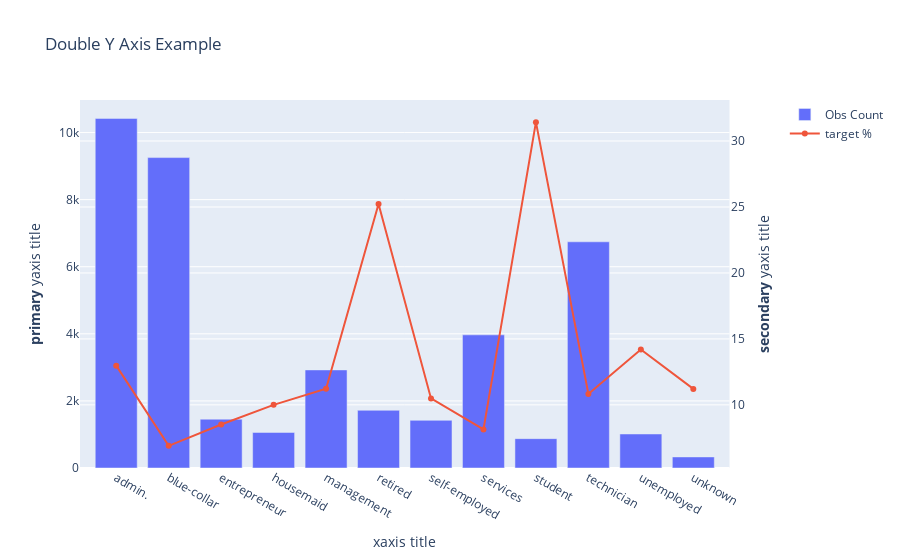

The notebook cell saved with this chart:
### Code cell
from plotly.subplots import make_subplots

# Create figure with secondary y-axis
fig = make_subplots(specs=[[{"secondary_y": True}]])

# Add traces
fig.add_trace(
    go.Bar(name='Obs Count', x=df[df['Var']=='job']['lvl'], y=df[df['Var']=='job']['Obs']),
    secondary_y=False,
)

fig.add_trace(
    go.Scatter(name='target %', x=df[df['Var']=='job']['lvl'], y=df[df['Var']=='job']['target_1_%']),
    secondary_y=True,
)

# Add figure title
fig.update_layout(
    title_text="Double Y Axis Example"
)

# Set x-axis title
fig.update_xaxes(title_text="xaxis title")

# Set y-axes titles
fig.update_yaxes(title_text="<b>primary</b> yaxis title", secondary_y=False)
fig.update_yaxes(title_text="<b>secondary</b> yaxis title", secondary_y=True)

fig.show()

### Figure 1 — Plotly figure (JSON) as saved in the notebook; plotly's stock layout.template omitted (floating-point values rounded to 4 significant figures)
{"data": [{"name": "Obs Count", "type": "bar", "x": ["admin.", "blue-collar", "entrepreneur", "housemaid", "management", "retired", "self-employed", "services", "student", "technician", "unemployed", "unknown"], "xaxis": "x", "y": [10422, 9254, 1456, 1060, 2924, 1720, 1421, 3969, 875, 6743, 1014, 330], "yaxis": "y"}, {"name": "target %", "type": "scatter", "x": ["admin.", "blue-collar", "entrepreneur", "housemaid", "management", "retired", "self-employed", "services", "student", "technician", "unemployed", "unknown"], "xaxis": "x", "y": [12.97, 6.894, 8.516, 10, 11.22, 25.23, 10.49, 8.138, 31.43, 10.83, 14.2, 11.21], "yaxis": "y2"}], "layout": {"title": {"text": "Double Y Axis Example"}, "xaxis": {"anchor": "y", "domain": [0, 0.94], "title": {"text": "xaxis title"}}, "yaxis": {"anchor": "x", "domain": [0, 1], "title": {"text": "<b>primary</b> yaxis title"}}, "yaxis2": {"anchor": "x", "overlaying": "y", "side": "right", "title": {"text": "<b>secondary</b> yaxis title"}}}}
